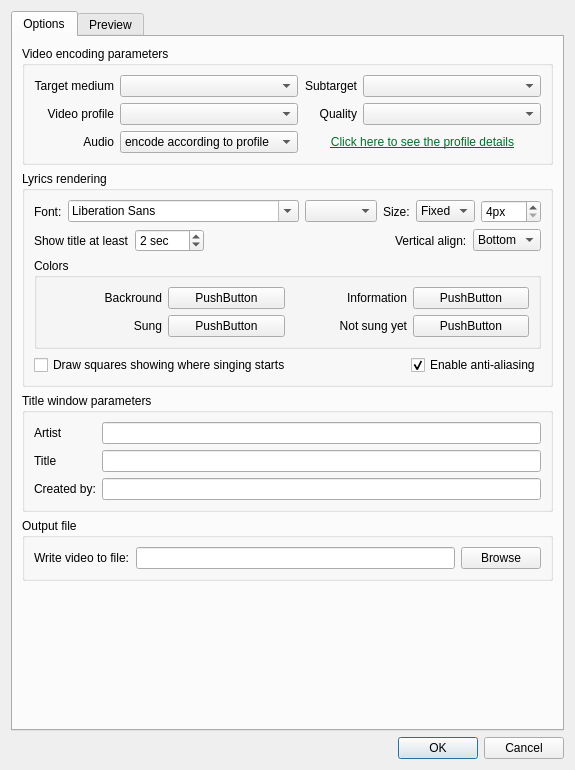
<?xml version="1.0" encoding="UTF-8"?>
<ui version="4.0">
 <class>DialogExportParams</class>
 <widget class="QDialog" name="DialogExportParams">
  <property name="geometry">
   <rect>
    <x>0</x>
    <y>0</y>
    <width>574</width>
    <height>770</height>
   </rect>
  </property>
  <property name="windowTitle">
   <string>Specify video parameters</string>
  </property>
  <layout class="QVBoxLayout" name="verticalLayout_3">
   <item>
    <widget class="QTabWidget" name="tabWidget">
     <property name="currentIndex">
      <number>0</number>
     </property>
     <widget class="QWidget" name="tab">
      <attribute name="title">
       <string>Options</string>
      </attribute>
      <layout class="QVBoxLayout" name="verticalLayout">
       <item>
        <widget class="QGroupBox" name="groupVideo">
         <property name="title">
          <string>Video encoding parameters</string>
         </property>
         <layout class="QGridLayout" name="gridLayout">
          <item row="1" column="3">
           <widget class="QLabel" name="label_3">
            <property name="text">
             <string>Quality</string>
            </property>
            <property name="alignment">
             <set>Qt::AlignRight|Qt::AlignTrailing|Qt::AlignVCenter</set>
            </property>
           </widget>
          </item>
          <item row="0" column="0">
           <widget class="QLabel" name="label_8">
            <property name="text">
             <string>Target medium</string>
            </property>
            <property name="alignment">
             <set>Qt::AlignRight|Qt::AlignTrailing|Qt::AlignVCenter</set>
            </property>
           </widget>
          </item>
          <item row="1" column="2">
           <widget class="QComboBox" name="boxVideoProfile">
            <property name="sizePolicy">
             <sizepolicy hsizetype="Preferred" vsizetype="Fixed">
              <horstretch>1</horstretch>
              <verstretch>0</verstretch>
             </sizepolicy>
            </property>
           </widget>
          </item>
          <item row="0" column="2">
           <widget class="QComboBox" name="boxVideoMedium">
            <property name="sizePolicy">
             <sizepolicy hsizetype="Preferred" vsizetype="Fixed">
              <horstretch>1</horstretch>
              <verstretch>0</verstretch>
             </sizepolicy>
            </property>
           </widget>
          </item>
          <item row="0" column="4">
           <widget class="QComboBox" name="boxVideoTarget">
            <property name="sizePolicy">
             <sizepolicy hsizetype="Preferred" vsizetype="Fixed">
              <horstretch>1</horstretch>
              <verstretch>0</verstretch>
             </sizepolicy>
            </property>
           </widget>
          </item>
          <item row="1" column="4">
           <widget class="QComboBox" name="boxVideoQuality">
            <property name="sizePolicy">
             <sizepolicy hsizetype="Preferred" vsizetype="Fixed">
              <horstretch>1</horstretch>
              <verstretch>0</verstretch>
             </sizepolicy>
            </property>
           </widget>
          </item>
          <item row="0" column="3">
           <widget class="QLabel" name="label">
            <property name="text">
             <string>Subtarget</string>
            </property>
            <property name="alignment">
             <set>Qt::AlignRight|Qt::AlignTrailing|Qt::AlignVCenter</set>
            </property>
           </widget>
          </item>
          <item row="2" column="0">
           <widget class="QLabel" name="label_5">
            <property name="text">
             <string>Audio</string>
            </property>
            <property name="alignment">
             <set>Qt::AlignRight|Qt::AlignTrailing|Qt::AlignVCenter</set>
            </property>
           </widget>
          </item>
          <item row="1" column="0">
           <widget class="QLabel" name="label_2">
            <property name="text">
             <string>Video profile</string>
            </property>
            <property name="alignment">
             <set>Qt::AlignRight|Qt::AlignTrailing|Qt::AlignVCenter</set>
            </property>
           </widget>
          </item>
          <item row="2" column="2">
           <widget class="QComboBox" name="boxAudioEncodingType">
            <item>
             <property name="text">
              <string>encode according to profile</string>
             </property>
            </item>
            <item>
             <property name="text">
              <string>no audio</string>
             </property>
            </item>
           </widget>
          </item>
          <item row="2" column="3" colspan="2">
           <widget class="QLabel" name="lblVideoDetailsLink">
            <property name="text">
             <string>&lt;html&gt;&lt;head/&gt;&lt;body&gt;&lt;p&gt;&lt;a href=&quot;yes&quot;&gt;&lt;span style=&quot; text-decoration: underline; color:#006e28;&quot;&gt;Click here to see the profile details&lt;/span&gt;&lt;/a&gt;&lt;/p&gt;&lt;/body&gt;&lt;/html&gt;</string>
            </property>
            <property name="alignment">
             <set>Qt::AlignVCenter|Qt::AlignHCenter</set>
            </property>
           </widget>
          </item>
         </layout>
        </widget>
       </item>
       <item>
        <widget class="QGroupBox" name="groupCDG_2">
         <property name="title">
          <string>Lyrics rendering</string>
         </property>
         <layout class="QVBoxLayout" name="verticalLayout_4">
          <item>
           <layout class="QHBoxLayout" name="horizontalLayout_4">
            <item>
             <widget class="QLabel" name="label_24">
              <property name="text">
               <string>Font:</string>
              </property>
             </widget>
            </item>
            <item>
             <widget class="QFontComboBox" name="fontVideo">
              <property name="whatsThis">
               <string>Font family for preview window</string>
              </property>
             </widget>
            </item>
            <item>
             <widget class="QComboBox" name="fontVideoStyle"/>
            </item>
            <item>
             <spacer name="horizontalSpacer_3">
              <property name="orientation">
               <enum>Qt::Horizontal</enum>
              </property>
              <property name="sizeHint" stdset="0">
               <size>
                <width>40</width>
                <height>20</height>
               </size>
              </property>
             </spacer>
            </item>
            <item>
             <widget class="QLabel" name="label_9">
              <property name="text">
               <string>Size:</string>
              </property>
             </widget>
            </item>
            <item>
             <widget class="QComboBox" name="boxFontVideoSizeType">
              <property name="sizePolicy">
               <sizepolicy hsizetype="Preferred" vsizetype="Fixed">
                <horstretch>0</horstretch>
                <verstretch>0</verstretch>
               </sizepolicy>
              </property>
              <property name="whatsThis">
               <string>&lt;html&gt;&lt;head/&gt;&lt;body&gt;&lt;p&gt;You can use this box to change the font size strategy.&lt;/p&gt;&lt;p&gt;&lt;br/&gt;&lt;/p&gt;&lt;p&gt;If you choose &lt;span style=&quot; font-weight:600;&quot;&gt;Fixed&lt;/span&gt;, all lyrics in the document will be set to the size you specified. You can specify any size up to the maximum size which still fits the screen.&lt;/p&gt;&lt;p&gt;&lt;br/&gt;&lt;/p&gt;&lt;p&gt;If you choose &lt;span style=&quot; font-weight:600;&quot;&gt;Fit&lt;/span&gt;, all lyrics in the document will be set to the largest font size which still fits to the screen. This size will be shown in the control box.&lt;/p&gt;&lt;p&gt;&lt;br/&gt;&lt;/p&gt;&lt;/body&gt;&lt;/html&gt;</string>
              </property>
              <item>
               <property name="text">
                <string>Fixed</string>
               </property>
              </item>
              <item>
               <property name="text">
                <string>Fit</string>
               </property>
              </item>
             </widget>
            </item>
            <item>
             <widget class="QSpinBox" name="spinFontSize">
              <property name="whatsThis">
               <string>Font size for preview window. Larger values are suggested (24 and up)</string>
              </property>
              <property name="suffix">
               <string>px</string>
              </property>
              <property name="prefix">
               <string/>
              </property>
              <property name="minimum">
               <number>4</number>
              </property>
              <property name="maximum">
               <number>120</number>
              </property>
              <property name="singleStep">
               <number>2</number>
              </property>
             </widget>
            </item>
           </layout>
          </item>
          <item>
           <layout class="QHBoxLayout" name="horizontalLayout_5">
            <item>
             <widget class="QLabel" name="label_26">
              <property name="text">
               <string>Show title at least</string>
              </property>
             </widget>
            </item>
            <item>
             <widget class="QSpinBox" name="titleVideoMin">
              <property name="suffix">
               <string> sec</string>
              </property>
              <property name="prefix">
               <string/>
              </property>
              <property name="maximum">
               <number>120</number>
              </property>
              <property name="value">
               <number>2</number>
              </property>
             </widget>
            </item>
            <item>
             <spacer name="horizontalSpacer_2">
              <property name="orientation">
               <enum>Qt::Horizontal</enum>
              </property>
              <property name="sizeHint" stdset="0">
               <size>
                <width>40</width>
                <height>20</height>
               </size>
              </property>
             </spacer>
            </item>
            <item>
             <widget class="QLabel" name="label_10">
              <property name="text">
               <string>Vertical align:</string>
              </property>
             </widget>
            </item>
            <item>
             <widget class="QComboBox" name="boxTextVerticalAlign">
              <property name="whatsThis">
               <string>&lt;html&gt;&lt;head/&gt;&lt;body&gt;&lt;p&gt;Specifies vertical alignment (i.e. text position on the screen).&lt;/p&gt;&lt;/body&gt;&lt;/html&gt;</string>
              </property>
              <item>
               <property name="text">
                <string>Bottom</string>
               </property>
              </item>
              <item>
               <property name="text">
                <string>Center</string>
               </property>
              </item>
              <item>
               <property name="text">
                <string>Top</string>
               </property>
              </item>
             </widget>
            </item>
           </layout>
          </item>
          <item>
           <widget class="QGroupBox" name="groupBox_7">
            <property name="title">
             <string>Colors</string>
            </property>
            <layout class="QGridLayout" name="gridLayout_5">
             <item row="1" column="2">
              <widget class="QLabel" name="label_31">
               <property name="text">
                <string>Not sung yet</string>
               </property>
               <property name="alignment">
                <set>Qt::AlignRight|Qt::AlignTrailing|Qt::AlignVCenter</set>
               </property>
              </widget>
             </item>
             <item row="0" column="3">
              <widget class="ColorButton" name="btnVideoColorInfo">
               <property name="whatsThis">
                <string>Preview window text color for the text which has been sung.</string>
               </property>
               <property name="text">
                <string>PushButton</string>
               </property>
              </widget>
             </item>
             <item row="1" column="3">
              <widget class="ColorButton" name="btnVideoColorActive">
               <property name="whatsThis">
                <string>Preview window text color for the text which has been sung.</string>
               </property>
               <property name="text">
                <string>PushButton</string>
               </property>
              </widget>
             </item>
             <item row="1" column="0">
              <widget class="QLabel" name="label_30">
               <property name="text">
                <string>Sung</string>
               </property>
               <property name="alignment">
                <set>Qt::AlignRight|Qt::AlignTrailing|Qt::AlignVCenter</set>
               </property>
              </widget>
             </item>
             <item row="1" column="1">
              <widget class="ColorButton" name="btnVideoColorInactive">
               <property name="whatsThis">
                <string>Preview window text color for the text which is not being sung yet..</string>
               </property>
               <property name="text">
                <string>PushButton</string>
               </property>
              </widget>
             </item>
             <item row="0" column="2">
              <widget class="QLabel" name="label_29">
               <property name="text">
                <string>Information</string>
               </property>
               <property name="alignment">
                <set>Qt::AlignRight|Qt::AlignTrailing|Qt::AlignVCenter</set>
               </property>
              </widget>
             </item>
             <item row="0" column="1">
              <widget class="ColorButton" name="btnVideoColorBg">
               <property name="whatsThis">
                <string>Preview window background color.</string>
               </property>
               <property name="text">
                <string>PushButton</string>
               </property>
              </widget>
             </item>
             <item row="0" column="0">
              <widget class="QLabel" name="label_28">
               <property name="text">
                <string>Backround</string>
               </property>
               <property name="alignment">
                <set>Qt::AlignRight|Qt::AlignTrailing|Qt::AlignVCenter</set>
               </property>
              </widget>
             </item>
            </layout>
           </widget>
          </item>
          <item>
           <layout class="QHBoxLayout" name="horizontalLayout">
            <item>
             <widget class="QCheckBox" name="cbVideoPreamble">
              <property name="text">
               <string>Draw squares showing where singing starts</string>
              </property>
             </widget>
            </item>
            <item>
             <spacer name="horizontalSpacer">
              <property name="orientation">
               <enum>Qt::Horizontal</enum>
              </property>
              <property name="sizeHint" stdset="0">
               <size>
                <width>40</width>
                <height>20</height>
               </size>
              </property>
             </spacer>
            </item>
            <item>
             <widget class="QCheckBox" name="boxEnableAntialiasing">
              <property name="text">
               <string>Enable anti-aliasing</string>
              </property>
              <property name="checked">
               <bool>true</bool>
              </property>
             </widget>
            </item>
           </layout>
          </item>
         </layout>
        </widget>
       </item>
       <item>
        <widget class="QGroupBox" name="groupBox">
         <property name="title">
          <string>Title window parameters</string>
         </property>
         <layout class="QFormLayout" name="formLayout">
          <property name="fieldGrowthPolicy">
           <enum>QFormLayout::ExpandingFieldsGrow</enum>
          </property>
          <item row="0" column="0">
           <widget class="QLabel" name="label_4">
            <property name="text">
             <string>Artist</string>
            </property>
           </widget>
          </item>
          <item row="0" column="1">
           <widget class="QLineEdit" name="leArtist"/>
          </item>
          <item row="1" column="0">
           <widget class="QLabel" name="label_6">
            <property name="text">
             <string>Title</string>
            </property>
           </widget>
          </item>
          <item row="1" column="1">
           <widget class="QLineEdit" name="leTitle"/>
          </item>
          <item row="2" column="0">
           <widget class="QLabel" name="label_7">
            <property name="text">
             <string>Created by:</string>
            </property>
           </widget>
          </item>
          <item row="2" column="1">
           <widget class="QLineEdit" name="leTitleCreatedBy"/>
          </item>
         </layout>
        </widget>
       </item>
       <item>
        <widget class="QGroupBox" name="groupBox_2">
         <property name="title">
          <string>Output file</string>
         </property>
         <layout class="QHBoxLayout" name="horizontalLayout_2">
          <item>
           <widget class="QLabel" name="lblOutput">
            <property name="text">
             <string>Write video to file:</string>
            </property>
           </widget>
          </item>
          <item>
           <widget class="QLineEdit" name="leOutputFile"/>
          </item>
          <item>
           <widget class="QPushButton" name="btnBrowse">
            <property name="text">
             <string>Browse</string>
            </property>
           </widget>
          </item>
         </layout>
        </widget>
       </item>
       <item>
        <spacer name="verticalSpacer">
         <property name="orientation">
          <enum>Qt::Vertical</enum>
         </property>
         <property name="sizeHint" stdset="0">
          <size>
           <width>20</width>
           <height>0</height>
          </size>
         </property>
        </spacer>
       </item>
      </layout>
     </widget>
     <widget class="QWidget" name="tab_2">
      <attribute name="title">
       <string>Preview</string>
      </attribute>
      <layout class="QVBoxLayout" name="verticalLayout_2">
       <item>
        <widget class="QLabel" name="lblImage">
         <property name="sizePolicy">
          <sizepolicy hsizetype="Preferred" vsizetype="Preferred">
           <horstretch>0</horstretch>
           <verstretch>5</verstretch>
          </sizepolicy>
         </property>
         <property name="text">
          <string/>
         </property>
        </widget>
       </item>
       <item>
        <layout class="QHBoxLayout" name="horizontalLayout_3">
         <item>
          <widget class="QLabel" name="lblCurrent">
           <property name="text">
            <string/>
           </property>
          </widget>
         </item>
         <item>
          <widget class="QSlider" name="seekSlider">
           <property name="maximum">
            <number>199</number>
           </property>
           <property name="orientation">
            <enum>Qt::Horizontal</enum>
           </property>
          </widget>
         </item>
         <item>
          <widget class="QLabel" name="lblTotal">
           <property name="text">
            <string/>
           </property>
          </widget>
         </item>
        </layout>
       </item>
      </layout>
     </widget>
    </widget>
   </item>
   <item>
    <widget class="QDialogButtonBox" name="buttonBox">
     <property name="orientation">
      <enum>Qt::Horizontal</enum>
     </property>
     <property name="standardButtons">
      <set>QDialogButtonBox::Cancel|QDialogButtonBox::Ok</set>
     </property>
    </widget>
   </item>
  </layout>
 </widget>
 <customwidgets>
  <customwidget>
   <class>ColorButton</class>
   <extends>QPushButton</extends>
   <header>colorbutton.h</header>
  </customwidget>
 </customwidgets>
 <tabstops>
  <tabstop>boxVideoMedium</tabstop>
  <tabstop>boxVideoTarget</tabstop>
  <tabstop>boxVideoProfile</tabstop>
  <tabstop>boxVideoQuality</tabstop>
  <tabstop>boxAudioEncodingType</tabstop>
  <tabstop>fontVideo</tabstop>
  <tabstop>spinFontSize</tabstop>
  <tabstop>titleVideoMin</tabstop>
  <tabstop>btnVideoColorBg</tabstop>
  <tabstop>btnVideoColorInactive</tabstop>
  <tabstop>btnVideoColorInfo</tabstop>
  <tabstop>btnVideoColorActive</tabstop>
  <tabstop>leArtist</tabstop>
  <tabstop>leTitle</tabstop>
  <tabstop>leTitleCreatedBy</tabstop>
  <tabstop>leOutputFile</tabstop>
  <tabstop>btnBrowse</tabstop>
  <tabstop>buttonBox</tabstop>
  <tabstop>tabWidget</tabstop>
  <tabstop>seekSlider</tabstop>
 </tabstops>
 <resources/>
 <connections>
  <connection>
   <sender>buttonBox</sender>
   <signal>accepted()</signal>
   <receiver>DialogExportParams</receiver>
   <slot>accept()</slot>
   <hints>
    <hint type="sourcelabel">
     <x>248</x>
     <y>254</y>
    </hint>
    <hint type="destinationlabel">
     <x>157</x>
     <y>274</y>
    </hint>
   </hints>
  </connection>
  <connection>
   <sender>buttonBox</sender>
   <signal>rejected()</signal>
   <receiver>DialogExportParams</receiver>
   <slot>reject()</slot>
   <hints>
    <hint type="sourcelabel">
     <x>316</x>
     <y>260</y>
    </hint>
    <hint type="destinationlabel">
     <x>286</x>
     <y>274</y>
    </hint>
   </hints>
  </connection>
 </connections>
</ui>
